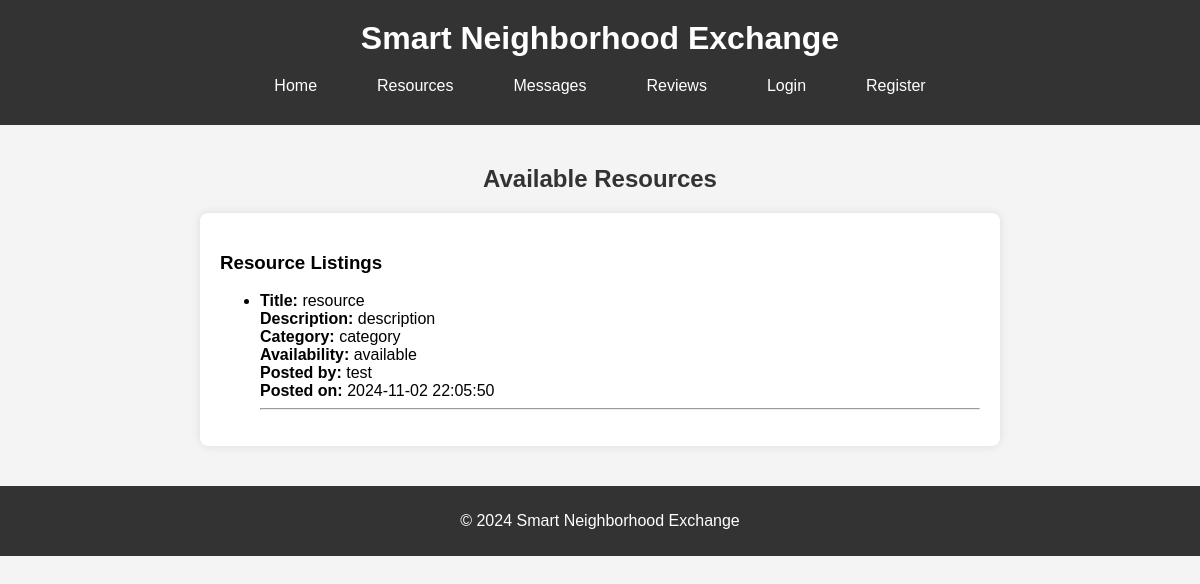
Page /resources on the committed database.
### tables this page shows
CREATE TABLE Resources (
    resource_id INTEGER PRIMARY KEY AUTOINCREMENT,
    user_id INTEGER,
    title TEXT NOT NULL,
    description TEXT,
    images TEXT,
    category TEXT,
    availability TEXT,
    date_posted TEXT NOT NULL,
    FOREIGN KEY (user_id) REFERENCES Users(user_id)
);

CREATE TABLE Users (
    user_id INTEGER PRIMARY KEY AUTOINCREMENT,
    name TEXT NOT NULL,
    email TEXT NOT NULL UNIQUE,
    password TEXT NOT NULL,
    profile_image TEXT,
    location TEXT
);

### app.py (the view)
@app.route('/resources')
def resources():
    conn = get_db_connection()
    resources = conn.execute('''
        SELECT Resources.*, Users.name AS user_name
        FROM Resources
        JOIN Users ON Resources.user_id = Users.user_id
    ''').fetchall()
    conn.close()
    return render_template('resources.html', resources=resources)

### app.py (called while the page is built)
def get_db_connection():
    conn = sqlite3.connect('exchange.db')
    conn.row_factory = sqlite3.Row
    return conn

### templates/resources.html (shortened to what this page needs)
{% extends 'layout.html' %}
{% block content_title %}Available Resources{% endblock %}
{% block content %}
    <h3>Resource Listings</h3>
    <ul>
        {% for resource in resources %}
            <li>
                <strong>Title:</strong> {{ resource['title'] }}<br>
                <strong>Description:</strong> {{ resource['description'] }}<br>
                <strong>Category:</strong> {{ resource['category'] }}<br>
                <strong>Availability:</strong> {{ resource['availability'] }}<br>
                <strong>Posted by:</strong> {{ resource['user_name'] }}<br>
                <strong>Posted on:</strong> {{ resource['date_posted'] }}
            </li>
            <hr>
        {% endfor %}
    </ul>
{% endblock %}

### static/style.css (style rules this page uses)
body { font-family: Arial, sans-serif; margin: 0; padding: 0; background-color: #f4f4f4; }

### rows in the picture
Resources: title "resource", description "description", category "category", availability "available", user_name "test", date_posted "2024-11-02 22:05:50"
